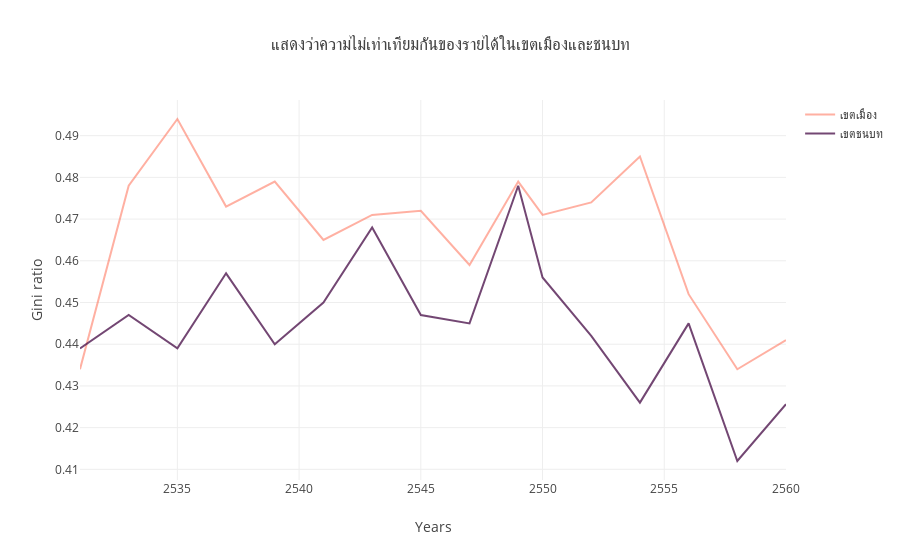

This figure's notebook cell:
### Markdown cell above
### แสดงว่าความไม่เท่าเทียมกันของรายได้ในเขตเมืองและชนบท

### Code cell
# Create a trace
trace1 = go.Scatter(
    x = df_gini_income['ปี'],
    y = df_gini_income['เขตเมือง'],
    mode = "lines",
    marker = dict(color = 'rgba(255, 99, 71, 0.5)'),
    name = "เขตเมือง",
    #text = ""
)

trace2 = go.Scatter(
    x = df_gini_income['ปี'],
    y = df_gini_income['เขตชนบท'],
    mode = "lines",
    marker = dict(color = 'rgba(80, 26, 80, 0.8)'),
    name = "เขตชนบท",
    #text = ""
)

# Create Layout
layout = go.Layout(
    title ="แสดงว่าความไม่เท่าเทียมกันของรายได้ในเขตเมืองและชนบท",
    xaxis = dict(title= 'Years'),
    yaxis = dict(title= 'Gini ratio'),
)

# Plot
fig = go.Figure(data=[trace1, trace2], layout=layout)
py.offline.iplot(fig)

# py.offline.plot({
# "data": [
#     trace1, trace2
# ],
# "layout": Layout(
#     title="แสดงว่าความไม่เท่าเทียมกันของรายได้ในเขตเมืองและชนบท",
#     xaxis= dict(title= 'Years'),
#     yaxis= dict(title= 'Gini ratio')
#     #xaxis= dict(title= 'Years', ticklen= 5, zeroline= False),
#     #yaxis= dict(title= 'Gini ratio', ticklen= 5, zeroline= False)
# )
# })

# # plotly.offline.plot(data, layout, filename='basic histogram.html')

# # Show graph
# iframe = '<iframe width= "1000" height= "500" frameborder= "0" scrolling="no" src="temp-plot.html"></iframe>'
# IPython.display.HTML(iframe)

### Figure 1 — Plotly figure (JSON) as saved in the notebook; plotly's stock layout.template omitted (floating-point values rounded to 4 significant figures)
{"data": [{"marker": {"color": "rgba(255, 99, 71, 0.5)"}, "mode": "lines", "name": "เขตเมือง", "type": "scatter", "uid": "24eb90a5-8401-47db-b63f-f0fc14dc2757", "x": [2531, 2533, 2535, 2537, 2539, 2541, 2543, 2545, 2547, 2549, 2550, 2552, 2554, 2556, 2558, 2560], "y": [0.434, 0.478, 0.494, 0.473, 0.479, 0.465, 0.471, 0.472, 0.459, 0.479, 0.471, 0.474, 0.485, 0.452, 0.434, 0.441]}, {"marker": {"color": "rgba(80, 26, 80, 0.8)"}, "mode": "lines", "name": "เขตชนบท", "type": "scatter", "uid": "4285982b-de55-4f48-8b02-f0e979c9851e", "x": [2531, 2533, 2535, 2537, 2539, 2541, 2543, 2545, 2547, 2549, 2550, 2552, 2554, 2556, 2558, 2560], "y": [0.439, 0.447, 0.439, 0.457, 0.44, 0.45, 0.468, 0.447, 0.445, 0.478, 0.456, 0.442, 0.426, 0.445, 0.412, 0.4256]}], "layout": {"title": {"text": "แสดงว่าความไม่เท่าเทียมกันของรายได้ในเขตเมืองและชนบท"}, "xaxis": {"title": {"text": "Years"}}, "yaxis": {"title": {"text": "Gini ratio"}}}}
